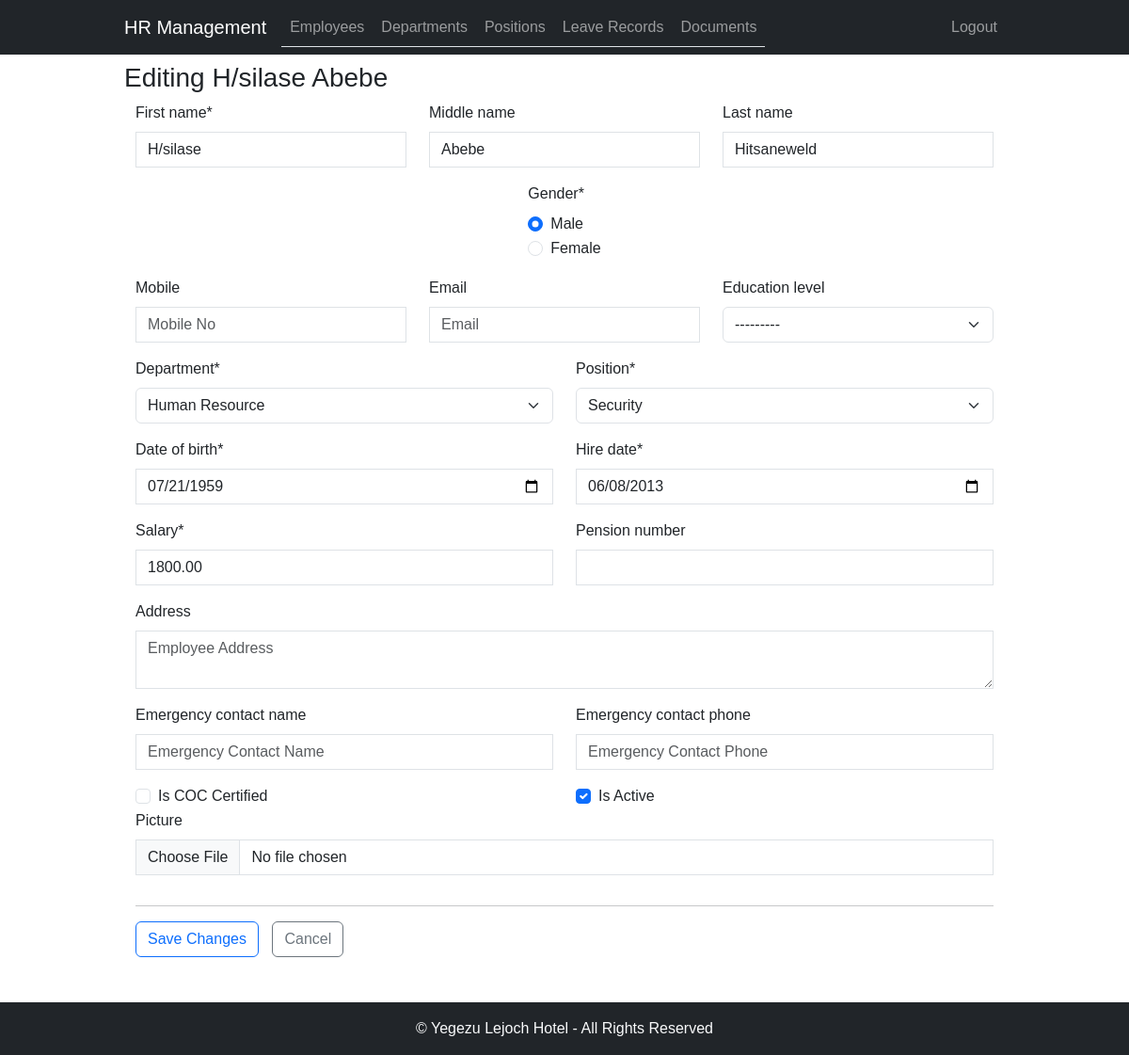
The page /employees/update/34/ (signed in) on the database as committed earlier.
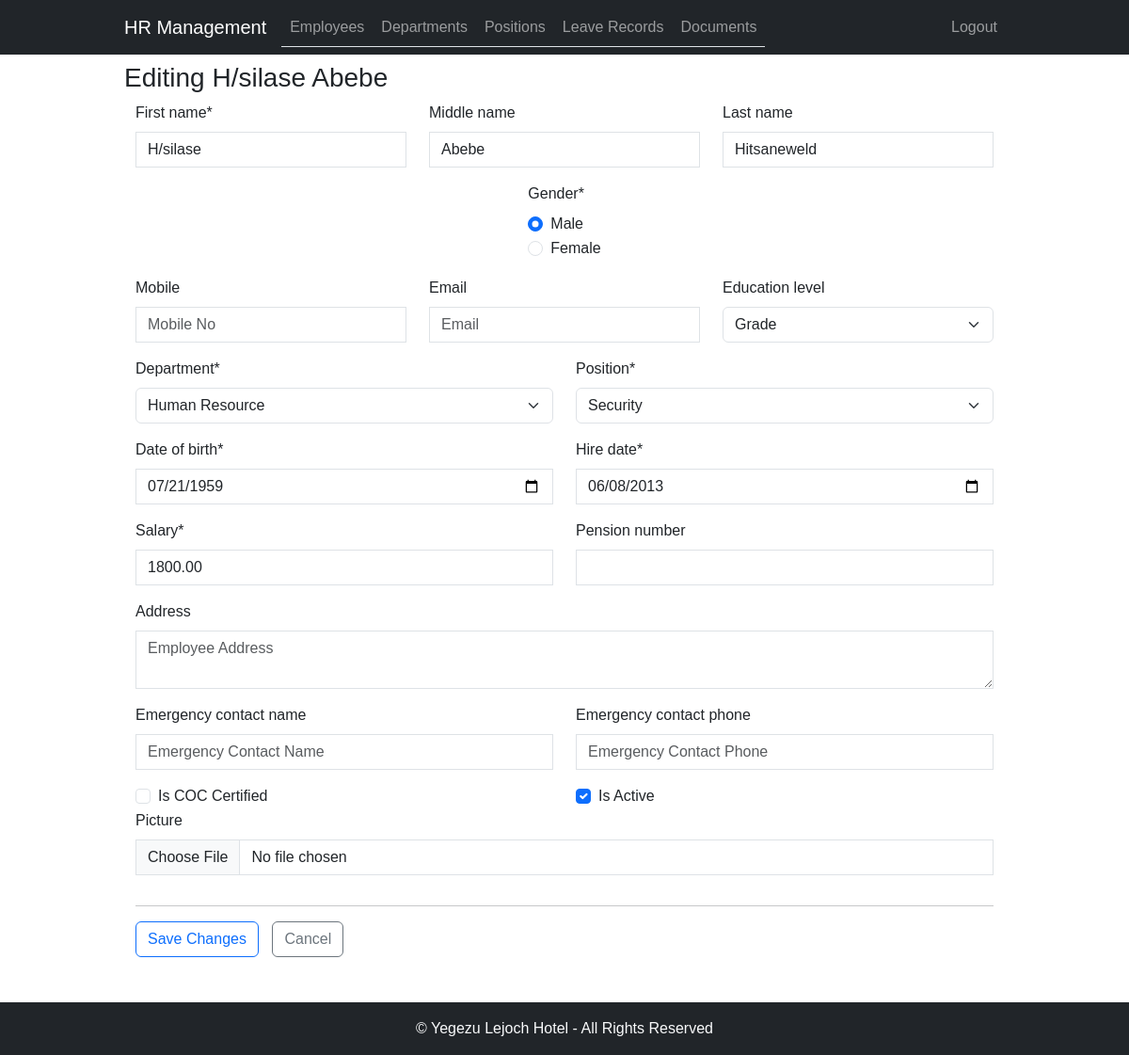
The same page on the database as committed later.
### employee_management/models.py (models this page shows, shortened)
class Employee(models.Model):
    et_calendar = EthiopianDateConverter()
    GENDER_CHOICES = (
        ('M', 'Male'),
        ('F', 'Female'),
    )
    EDUCATION_LEVEL_CHOICES = (
        ('Master', 'Master\'s Degree'),
        ('Degree', 'Bachelor\'s Degree'),
        ('Diploma', 'Diploma'),
        ('Certificate', 'Certificate'),
        ('Grade', 'Grade'),
    )
    first_name = models.CharField(max_length=50)
    middle_name = models.CharField(max_length=50, null=True, blank=True)
    last_name = models.CharField(max_length=50, null=True, blank=True)
    gender = models.CharField(max_length=1, choices=GENDER_CHOICES, default="")
    mobile = models.CharField(max_length=15, null=True, blank=True)
    email = models.EmailField(null=True, blank=True)
    department = models.ForeignKey(Department, on_delete=models.CASCADE)
    position = models.ForeignKey(Position, on_delete=models.CASCADE)
    date_of_birth = models.DateField()
    hire_date = models.DateField()
    salary = models.DecimalField(max_digits=10, decimal_places=2)
    education_level = models.CharField(max_length=20, choices=EDUCATION_LEVEL_CHOICES, null=True, blank=True)
    address = models.TextField(null=True, blank=True)
    pension_number = models.CharField(max_length=20, null=True, blank=True)
    emergency_contact_name = models.CharField(max_length=100, null=True, blank=True)
    emergency_contact_phone = models.CharField(max_length=15, null=True, blank=True)
    is_coc_certified = models.BooleanField(default=False)
    is_active = models.BooleanField(default=True)
    picture = models.ImageField(upload_to='employee_pictures/', null=True, blank=True)
    accrued_annual_leave = models.DecimalField(max_digits=15, decimal_places=2, default=0.0)
    used_annual_leave = models.DecimalField(max_digits=5, decimal_places=2, default=0.0)
    def update_annual_leave_balance(self):
        today = timezone.now().date()
        hire_date_gregorian = self.gregorian_hire_date()
        tenure_days = (today - hire_date_gregorian).days
        if tenure_days >= 0:  # Employee is eligible for leave calculation
            full_years = tenure_days // 365
            remaining_days = tenure_days % 365
            leave_days = self.calculate_annual_leave_entitlement(full_years)
            prorated_days = (remaining_days / 365) * leave_days
            total_leave_days = leave_days + prorated_days
            self.accrued_annual_leave = Decimal(total_leave_days)
            self.save()
    @property
    def annual_leave_balance(self):
        accrued = Decimal(self.accrued_annual_leave) if self.accrued_annual_leave is not None else Decimal('0.0')
        used = Decimal(self.used_annual_leave) if self.used_annual_leave is not None else Decimal('0.0')
        return accrued - used
    '''def update_annual_leave_balance(self):
        today = timezone.now().date()
        hire_date_gregorian = self.gregorian_hire_date()
        tenure_days = (today - hire_date_gregorian).days

        if tenure_days >= 182:  # Employee is eligible after 6 months
            full_years = tenure_days // 365
            remaining_days = tenure_days % 365

            leave_days = 0
            if full_years > 0:
                leave_days += 16  # First year accrual
                leave_days += sum(16 + 0.5 * year for year in range(1, full_years))
            leave_days += (remaining_days / 365) * (16 + 0.5 * full_years)

            self.accrued_annual_leave = leave_days
            self.save()

    @property
    def annual_leave_balance(self):
        accrued = Decimal(self.accrued_annual_leave) if self.accrued_annual_leave is not None else Decimal('0.0')
        used = Decimal(self.used_annual_leave) if self.used_annual_leave is not None else Decimal('0.0')
        return accrued - used

    @property
    def annual_leave_balance(self):
        return self.accrued_annual_leave - self.used_annual_leave
    '''

### employee_management/views.py (the view)
# urls.py: path('employees/update/<int:pk>/', employee_update, name='employee_update'),
@login_required
def employee_update(request, pk):
    employee = get_object_or_404(Employee, pk=pk)
    if request.method == 'POST':
        form = EmployeeForm(request.POST, request.FILES, instance=employee)
        if form.is_valid():
            form.save()
            messages.success(request, 'Employee updated successfully.')
            return redirect('hrms:employee_list')
    else:
        form = EmployeeForm(instance=employee)
    return render(request, 'employee_form.html', {'form': form, 'employee':employee})

### employee_management/models.py (called while the page is built)
    def __str__(self):
        return self.name

    def __str__(self):
        return self.name

### employee_management/templates/employee_form.html (shortened to what the changed rows need)
{% extends 'base.html' %}
{% load crispy_forms_tags %}
{% block content %}
<h3>{% if form.instance.pk %}Editing {{ employee.first_name}} {{ employee.middle_name}}{% else %}Add Employee{% endif %}</h3>
<div class="container">
    <form method="post" enctype="multipart/form-data">
        <div class="row">
            <div class="col">
                <div class="form-group">
                    {{ form.first_name|as_crispy_field }}
                </div>
            </div>
            <div class="col">
                <div class="form-group">
                    {{ form.middle_name|as_crispy_field }}
                </div>
            </div>
            <div class="col">
                <div class="form-group">
                    {{ form.last_name|as_crispy_field }}
                </div>
            </div>
        </div>
        <div class="row">
            <div class="col d-flex justify-content-center">
                <div class="form-group">{{ form.gender|as_crispy_field }}</div>
            </div>
        </div>
        <div class="row">
            <div class="col">
                <div class="form-group">
                    {{ form.mobile|as_crispy_field }}
                </div>
            </div>
            <div class="col">
                <div class="form-group">
                    {{ form.email|as_crispy_field }}
                </div>
            </div>
            <div class="col">
                <div class="form-group">
                    {{ form.education_level|as_crispy_field }}
                </div>
            </div>
        </div>
        <div class="row">
            <div class="col">
                <div class="form-group">
                    {{ form.department|as_crispy_field }}
                </div>
            </div>
            <div class="col">
                <div class="form-group">
                    {{ form.position|as_crispy_field }}
                </div>
            </div>
        </div>
        <div class="row">
            <div class="col">
                <div class="form-group">
                    {{ form.date_of_birth|as_crispy_field }}
                </div>
            </div>
            <div class="col">
                <div class="form-group">
                    {{ form.hire_date|as_crispy_field }}
                </div>
            </div>
        </div>
        <div class="row">
            <div class="col">
                <div class="form-group">
                    {{ form.salary|as_crispy_field }}
                </div>
            </div>
            <div class="col">
                <div class="form-group">
                    {{ form.pension_number|as_crispy_field }}
                </div>
            </div>
        </div>
        <div class="row">
            <div class="col">
                <div class="form-group">
                    {{ form.address|as_crispy_field }}
                </div>
            </div>
        </div>
        <div class="row">
            <div class="col">
                <div class="form-group">
                    {{ form.emergency_contact_name|as_crispy_field }}
                </div>
            </div>
            <div class="col">
                <div class="form-group">
                    {{ form.emergency_contact_phone|as_crispy_field }}
                </div>
            </div>
        </div>
        <div class="row">
            <div class="col">
                <div class="form-check">
                    <input class="form-check-input" type="checkbox" name="is_coc_certified" id="id_is_coc_certified" {% if form.instance.is_coc_certified %}checked{% endif %}>
                    <label class="form-check-label" for="id_is_coc_certified">Is COC Certified</label>
                </div>
            </div>
            <div class="col">
                <div class="form-check">
                    <input class="form-check-input" type="checkbox" name="is_active" id="id_is_active" {% if form.instance.is_active %}checked{% endif %}>
                    <label class="form-check-label" for="id_is_active">Is Active</label>
                </div>
            </div>
        </div>
        <div class="row">
            <div class="col">
                <div class="form-group">
                    {{ form.picture|as_crispy_field }}
                </div>
            </div>
        </div>
    </form>
</div>
{% endblock %}

Rows that differ between the two databases and show on the page:
changed Employee "H/silase": education_level "---------" → "Grade"
